Frame 1 (no input): blank canvas, image omitted
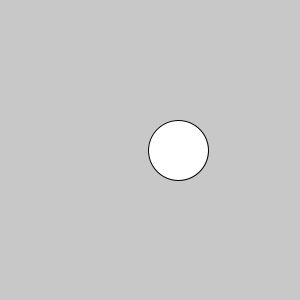
Frame 60 (the mouse pressed at the canvas centre just before this capture)
Frame 120 (the mouse held since frame 60 and released just before this capture): blank canvas, image omitted

The Processing sketch that drew this single still picture (run headless with seeded random() and noise(); from frame 60 on, the mouse is pressed at the canvas centre):

// Processing sketch: circle_moving_right_and_expanding
// ── circle_moving_right_and_expanding.pde
//cicle moving right and expanding
int x,w;
void setup(){
  size(300,300);
  x=1;
  w=1;
}
void draw(){
  background(200);
  ellipse(x,150,w,w);
  x=x+3;
  w=w+1;
  if(x>375){
    x=-50;
    w=0;
  }
}
